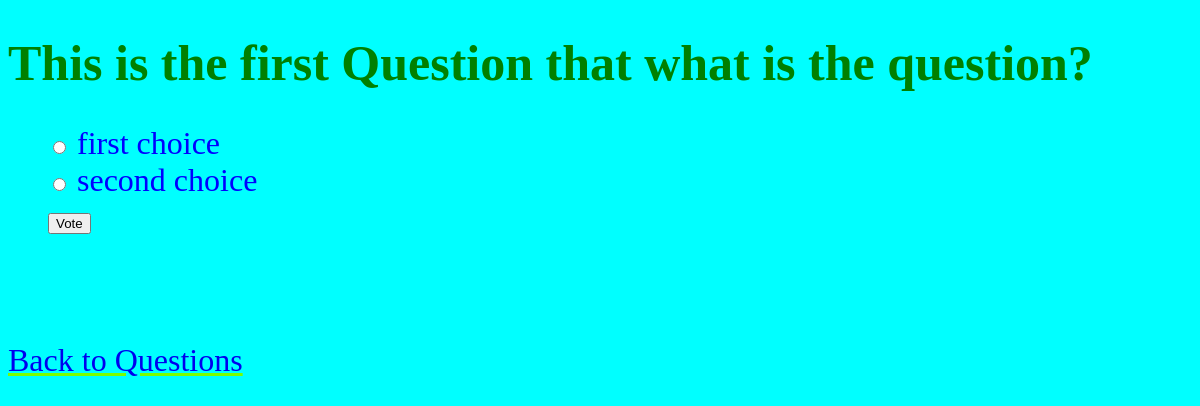
Screenshot of /app/1/ with the database file from the repository.
### app/models.py (models this page shows, shortened)
class Question(models.Model):
    question_text = models.CharField(max_length=200)
    pub_date = models.DateTimeField('date published')

class Choice(models.Model):
    question = models.ForeignKey(Question, on_delete=models.CASCADE)
    choice_text = models.CharField(max_length=200)
    votes = models.IntegerField(default=0)

### app/views.py (the view)
# urls.py: path('<int:pk>/', views.DetailView.as_view(), name='detail'),
class DetailView(generic.DetailView):
    model = Question
    template_name = 'app/detail.html'

### templates/app/detail.html (shortened to what this page needs)
{% extends './base.html' %}
{% block content %}
<h1>{{ question.question_text }}</h1>
<ul>
    <form action="{% url 'app:vote' question.id %}" method="post">
        {% for choice in question.choice_set.all %}
            <input type="radio" name="choice" id="choice{{ forloop.counter }}" value="{{ choice.id }}">
            <label for="choice{{ forloop.counter }}">{{ choice.choice_text }}</label><br>
        {% endfor %}
        {% if question.choice_set.all %}
        <input type="submit" value="Vote">
        {%else%}
            <p> No choices available to vote.!</p>
        {% endif %}
    </form>
</ul>
<br><br><a href="{% url 'app:index' %}">Back to Questions</a>
{% endblock %}

### static/app/style.css (style rules this page uses)
body { background-color: cyan; padding-top: initial; text-indent: initial; text-align: left; font-size: 32px; }
a { text-decoration-color: lawngreen; }
ul { color: blue; }
h1 { color: green; font-size: 50px; font-weight: bold; font-family: verdana; }

### rows the page displays
Question: question_text "This is the first Question that what is the question?"
Choice: choice_text "first choice"
Choice: choice_text "second choice"
